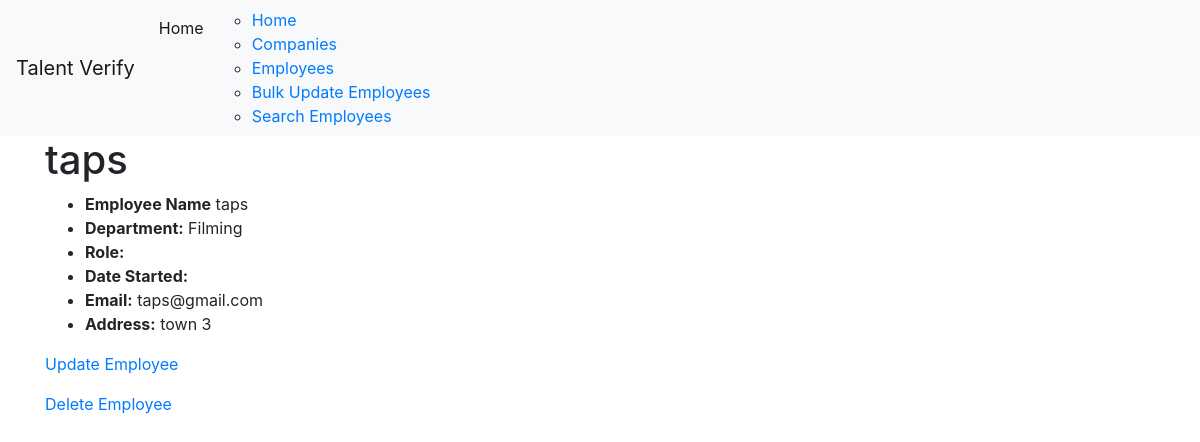
Page /company/employee/4/ on the committed database.
### employees/models.py (models this page shows, shortened)
class Employee(models.Model):
    name = models.CharField(max_length=255)
    email = models.EmailField(unique=True)
    phone_number = models.CharField(max_length=20, blank=True, null=True)
    address = models.TextField(blank=True, null=True)
    department = models.CharField(max_length=255)
    job_title = models.CharField(max_length=255)
    hire_date = models.DateField()
    company = models.ForeignKey(Company, on_delete=models.CASCADE, related_name='company_employees')
    date_of_birth = models.DateField(blank=True, null=True)
    gender = models.CharField(max_length=10, choices=[('Male', 'Male'), ('Female', 'Female'), ('Other', 'Other')], blank=True, null=True)
    emergency_contact_name = models.CharField(max_length=255, blank=True, null=True)
    emergency_contact_phone = models.CharField(max_length=20, blank=True, null=True)
    emergency_contact_relationship = models.CharField(max_length=255, blank=True, null=True)

### company/views.py (the view)
# urls.py: path('employee/<int:pk>/', views.employee_detail, name='employee_detail'),  # Add this line
def employee_detail(request, pk):
    employee = Employee.objects.get(pk=pk)
    return render(request, 'company/employee_detail.html', {'employee': employee})

### company/templates/company/employee_detail.html (shortened to what this page needs)
{% extends 'base.html' %}
{% block content %}
  <h1>{{ employee.name }}</h1>
  <ul>
    <li><strong>Employee  Name</strong> {{ employee.name }}</li>
    <li><strong>Department:</strong> {{ employee.department }}</li>
    <li><strong>Role:</strong> {{ employee.position }}</li>
    <li><strong>Date Started:</strong> {{ employee.hiire_date }}</li>
    <li><strong>Email:</strong> {{ employee.email }}</li>
    <li><strong>Address:</strong> {{ employee.address }}</li>
  </ul>
  <p><a href="{% url 'update_employee' employee.pk %}">Update Employee</a></p>
  <p><a href="{% url 'delete_employee' employee.pk %}">Delete Employee</a></p>
{% endblock %}

### rows in the picture
Employee: name "taps", department "Filming", email "taps@gmail.com", address "town 3"
